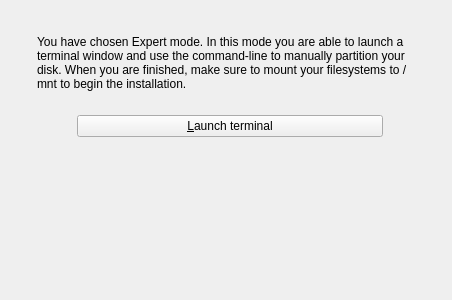
  <widget class="QWizardPage" name="Page_Expert">
   <layout class="QGridLayout" name="gridLayout_8">
    <item row="0" column="0" rowspan="6">
     <layout class="QVBoxLayout" name="verticalLayout_8">
      <item>
       <widget class="QLabel" name="label_15">
        <property name="sizePolicy">
         <sizepolicy hsizetype="Fixed" vsizetype="Fixed">
          <horstretch>0</horstretch>
          <verstretch>0</verstretch>
         </sizepolicy>
        </property>
        <property name="maximumSize">
         <size>
          <width>55</width>
          <height>55</height>
         </size>
        </property>
        <property name="text">
         <string/>
        </property>
        <property name="pixmap">
         <pixmap resource="sysinstaller.qrc">:/modules/images/systemsettings.png</pixmap>
        </property>
        <property name="scaledContents">
         <bool>true</bool>
        </property>
        <property name="alignment">
         <set>Qt::AlignCenter</set>
        </property>
       </widget>
      </item>
      <item>
       <spacer name="verticalSpacer_21">
        <property name="orientation">
         <enum>Qt::Vertical</enum>
        </property>
        <property name="sizeHint" stdset="0">
         <size>
          <width>20</width>
          <height>40</height>
         </size>
        </property>
       </spacer>
      </item>
     </layout>
    </item>
    <item row="0" column="1">
     <spacer name="verticalSpacer_18">
      <property name="orientation">
       <enum>Qt::Vertical</enum>
      </property>
      <property name="sizeType">
       <enum>QSizePolicy::Fixed</enum>
      </property>
      <property name="sizeHint" stdset="0">
       <size>
        <width>298</width>
        <height>18</height>
       </size>
      </property>
     </spacer>
    </item>
    <item row="0" column="2" rowspan="6">
     <spacer name="horizontalSpacer_6">
      <property name="orientation">
       <enum>Qt::Horizontal</enum>
      </property>
      <property name="sizeType">
       <enum>QSizePolicy::Fixed</enum>
      </property>
      <property name="sizeHint" stdset="0">
       <size>
        <width>18</width>
        <height>278</height>
       </size>
      </property>
     </spacer>
    </item>
    <item row="1" column="1">
     <widget class="QLabel" name="label_13">
      <property name="sizePolicy">
       <sizepolicy hsizetype="Preferred" vsizetype="Preferred">
        <horstretch>0</horstretch>
        <verstretch>0</verstretch>
       </sizepolicy>
      </property>
      <property name="maximumSize">
       <size>
        <width>700</width>
        <height>16777215</height>
       </size>
      </property>
      <property name="text">
       <string>You have chosen Expert mode. In this mode you are able to launch a terminal window and use the command-line to manually partition your disk. When you are finished, make sure to mount your filesystems to /mnt to begin the installation. </string>
      </property>
      <property name="wordWrap">
       <bool>true</bool>
      </property>
     </widget>
    </item>
    <item row="2" column="1">
     <spacer name="verticalSpacer_22">
      <property name="orientation">
       <enum>Qt::Vertical</enum>
      </property>
      <property name="sizeType">
       <enum>QSizePolicy::Fixed</enum>
      </property>
      <property name="sizeHint" stdset="0">
       <size>
        <width>248</width>
        <height>18</height>
       </size>
      </property>
     </spacer>
    </item>
    <item row="3" column="1">
     <layout class="QHBoxLayout" name="horizontalLayout_3">
      <item>
       <spacer name="horizontalSpacer">
        <property name="orientation">
         <enum>Qt::Horizontal</enum>
        </property>
        <property name="sizeType">
         <enum>QSizePolicy::Preferred</enum>
        </property>
        <property name="sizeHint" stdset="0">
         <size>
          <width>40</width>
          <height>20</height>
         </size>
        </property>
       </spacer>
      </item>
      <item>
       <widget class="QPushButton" name="pushTerminal">
        <property name="sizePolicy">
         <sizepolicy hsizetype="Preferred" vsizetype="Fixed">
          <horstretch>0</horstretch>
          <verstretch>0</verstretch>
         </sizepolicy>
        </property>
        <property name="text">
         <string>&amp;Launch terminal</string>
        </property>
       </widget>
      </item>
      <item>
       <spacer name="horizontalSpacer_7">
        <property name="orientation">
         <enum>Qt::Horizontal</enum>
        </property>
        <property name="sizeType">
         <enum>QSizePolicy::Preferred</enum>
        </property>
        <property name="sizeHint" stdset="0">
         <size>
          <width>40</width>
          <height>20</height>
         </size>
        </property>
       </spacer>
      </item>
     </layout>
    </item>
    <item row="4" column="1">
     <spacer name="verticalSpacer_19">
      <property name="orientation">
       <enum>Qt::Vertical</enum>
      </property>
      <property name="sizeHint" stdset="0">
       <size>
        <width>20</width>
        <height>93</height>
       </size>
      </property>
     </spacer>
    </item>
    <item row="5" column="1">
     <spacer name="horizontalSpacer_8">
      <property name="orientation">
       <enum>Qt::Horizontal</enum>
      </property>
      <property name="sizeHint" stdset="0">
       <size>
        <width>386</width>
        <height>20</height>
       </size>
      </property>
     </spacer>
    </item>
   </layout>
  </widget>
